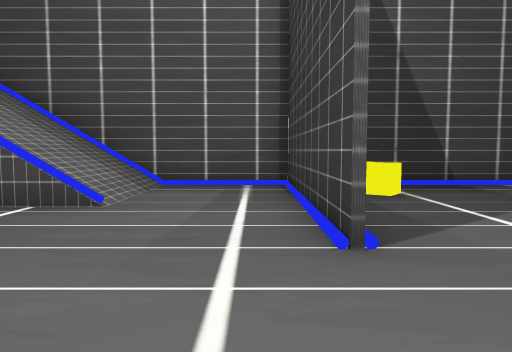
[1] (above)

18 first-person views from a walk through a scene from a Unity 3-D project. The camera is 1.4 m above the floor, tilts 4° down and sees 70° across. The floor is counted in squares, 2 m on a side. Each view is taken from the middle of a square. On the plan, view 1 faces up. The plan holds only what a view shows up to about 11 squares ahead; the rest is blank. The place goes on beyond the plan. Some animated figures are not drawn. Some surface patterns are stand-ins.

[2]
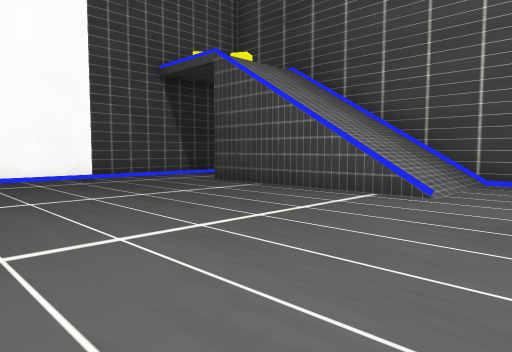

[3]
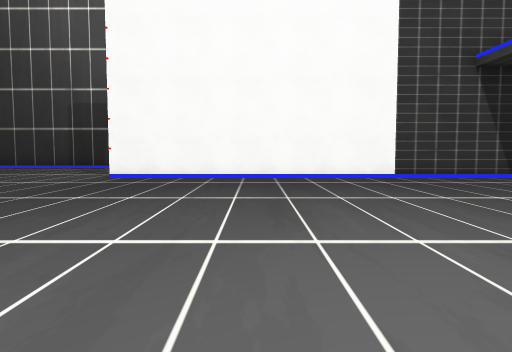

[4]
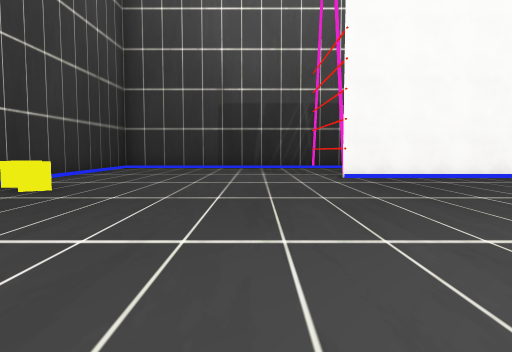

[5]
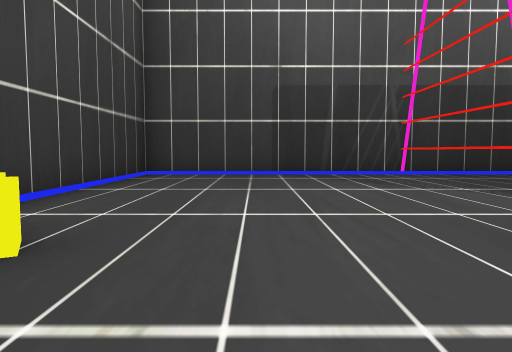

[6]
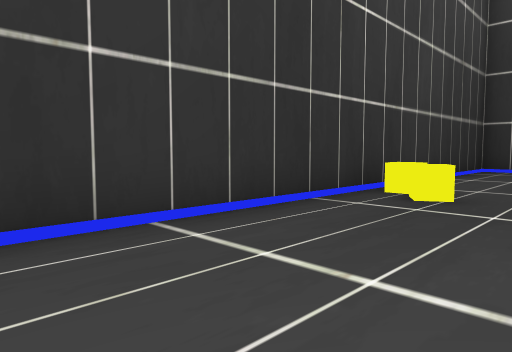

[7]
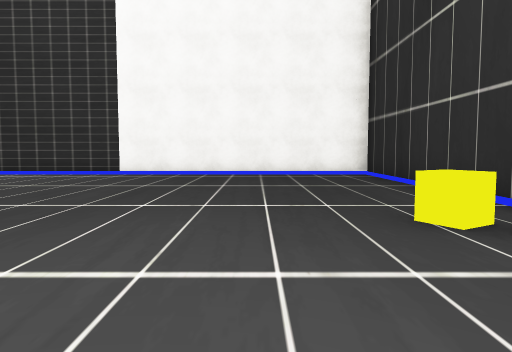

[8]
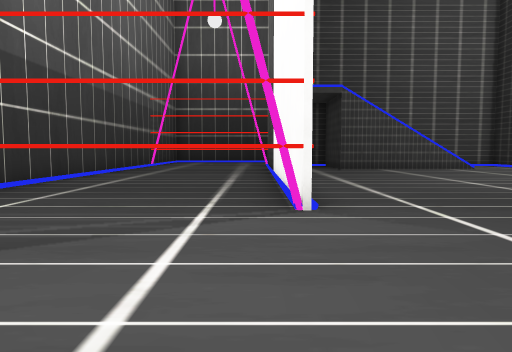

[9]
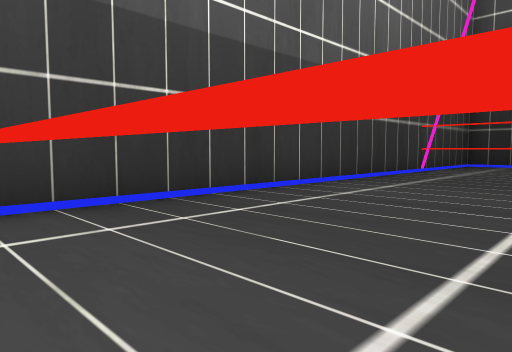

[10]
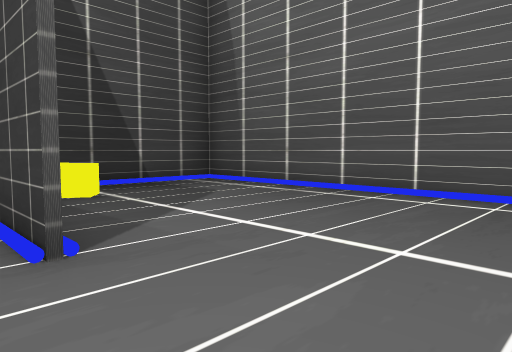

[11]
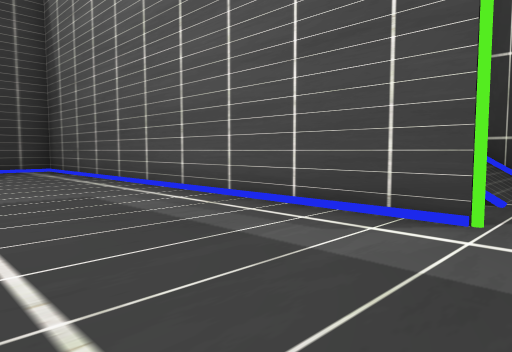

[12]
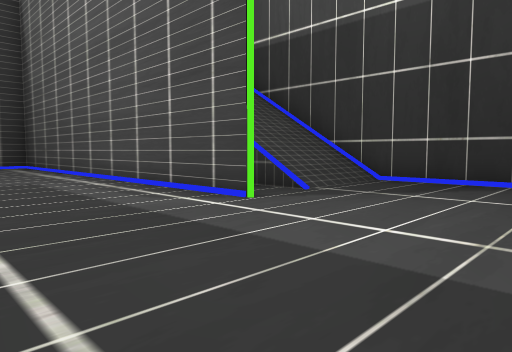

[13]
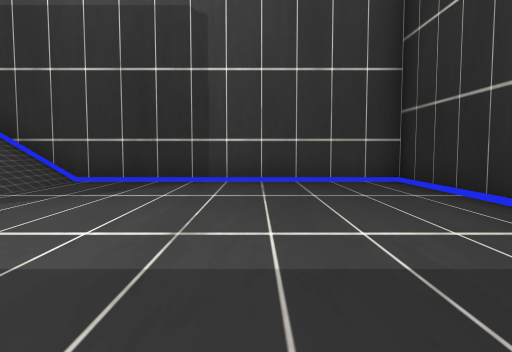

[14]
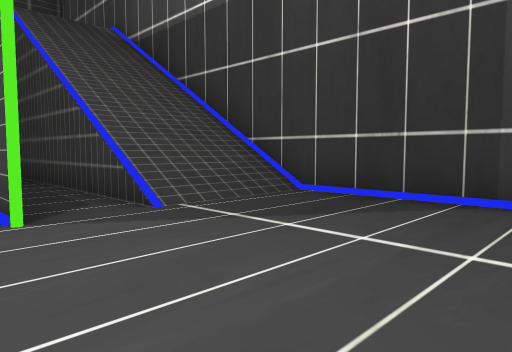

[15]
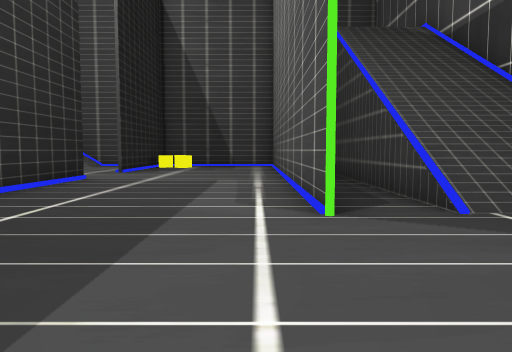

[16]
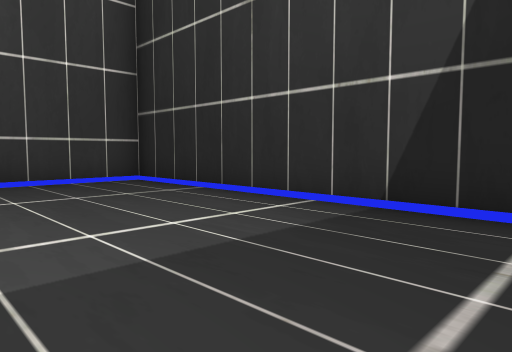

[17]
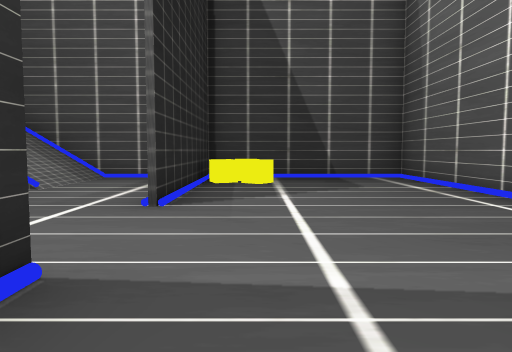

[18]
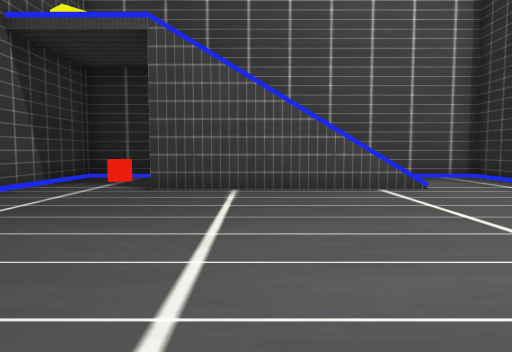

### Floor plan
Key: @ floor where view 1 was taken; # wall or solid block; . main floor; : floor 9 m higher than the main floor; / step, stairs or slope; = window, fence, low wall or low ledge; C cube; B box; O other object.
Columns run from 15 left of view 1 to 11 right of it. Each row starts with its distance up from view 1.
  8   #  ########### #####
  7   .. #.B /////.. O...#
  6 #... #.B//////..CC...#
  5 #... #..=/////..#....#
  4 #... #..........#....#
  3 #....#..........#....# ::
  2 #....#...............#////#
  1 #....#...............#////#
  0 #....#.........@.....#////#
 -1 #....#..........#....#////#
 -2 #....#..........#....#////#
 -3 #....#..........#....#////#
 -4 #=====..........#....#////#
 -5 #...............#.... ////#
 -6 #...............#......../#
 -7 #...............#......../#
 -8 #...............#......../#
 -9 #...............#......../#
-10 #...............#......../#
-11 #.......CC......#......../#
-12 #///////.///////# ///////.#
-13 ################# #########

Where each view was taken, in squares from view 1:
view 1: 0 up, 0 right, facing up
view 2: 1 down, 0 right, facing up-left
view 3: 1 down, 0 right, facing left
view 4: 7 down, 0 right, facing left
view 5: 9 down, 4 left, facing left
view 6: 9 down, 1 left, facing down-left
view 7: 9 down, 10 left, facing right
view 8: 9 down, 10 left, facing up
view 9: 5 down, 10 left, facing up-left
view 10: 0 up, 0 right, facing up-right
view 11: 6 down, 2 right, facing up-right
view 12: 9 down, 2 right, facing up-right
view 13: 9 down, 2 right, facing right
view 14: 9 down, 5 right, facing up-right
view 15: 9 down, 5 right, facing up
view 16: 8 down, 2 right, facing down-right
view 17: 2 down, 2 right, facing up
view 18: 2 down, 5 left, facing up
